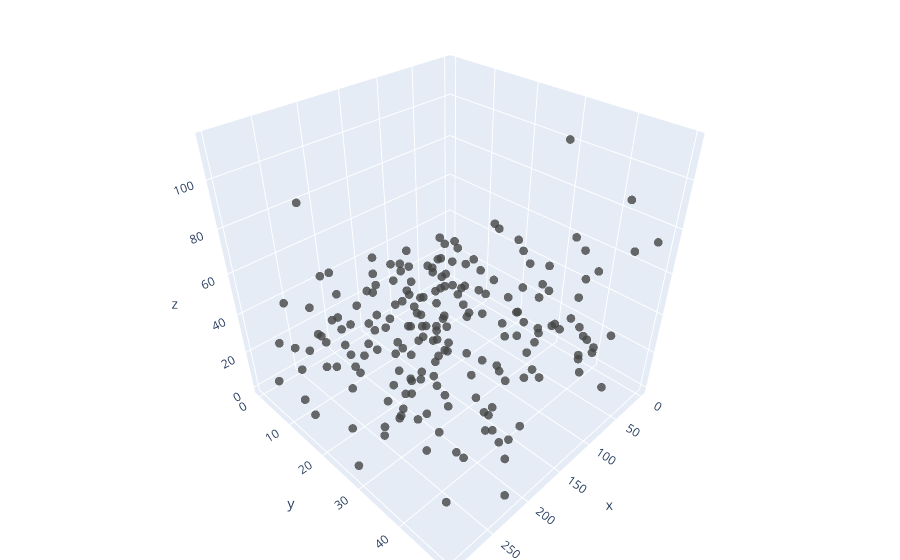

The notebook cell saved with this chart:
### Code cell
import plotly.graph_objects as go

fig = go.Figure(data=[go.Scatter3d(
    x=x[:,0],
    y=x[:,1],
    z=x[:,2],
    mode='markers',
    marker=dict(
        size=3,
        color=y,                # set color to an array/list of desired values
        colorscale='Viridis',   # choose a colorscale
        opacity=0.8
    )
)])
# tight layout
fig.update_layout(margin=dict(l=0, r=0, b=0, t=0))
fig.show()

### Figure 1 — Plotly figure (JSON) as saved in the notebook; plotly's stock layout.template omitted (floating-point values rounded to 4 significant figures; data arrays with more than 128 entries replaced by an {"elided": "..."} marker saying what was removed)
{"data": [{"marker": {"color": {"elided": "200x1 float values"}, "colorscale": [[0, "#440154"], [0.1111, "#482878"], [0.2222, "#3e4989"], [0.3333, "#31688e"], [0.4444, "#26828e"], [0.5556, "#1f9e89"], [0.6667, "#35b779"], [0.7778, "#6ece58"], [0.8889, "#b5de2b"], [1, "#fde725"]], "opacity": 0.8, "size": 3}, "mode": "markers", "type": "scatter3d", "x": {"elided": "200 float values"}, "y": {"elided": "200 float values"}, "z": {"elided": "200 float values"}}], "layout": {"margin": {"b": 0, "l": 0, "r": 0, "t": 0}}}
